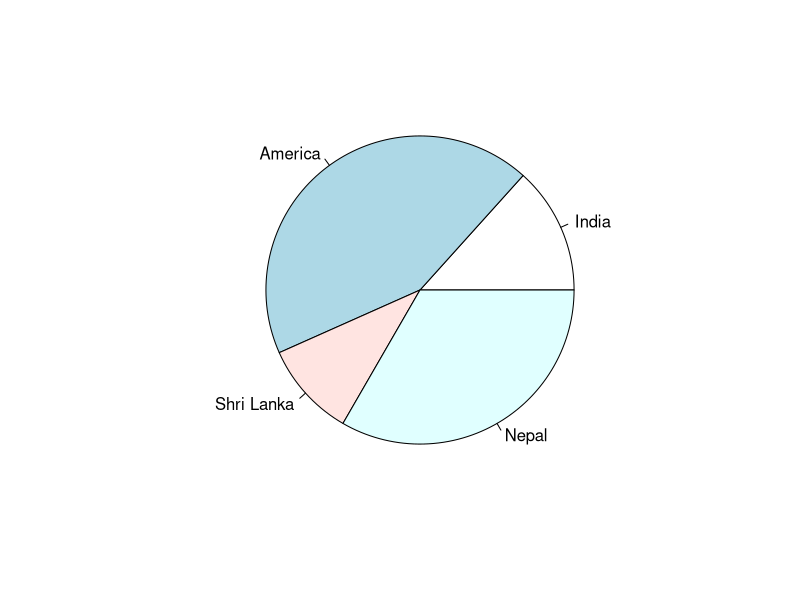

R code for this plot:
# Creating data for the graph.  
x <- c(20, 65, 15, 50)  
labels <- c("India", "America", "Shri Lanka", "Nepal")  
# Plotting the chart.  
pie(x,labels)